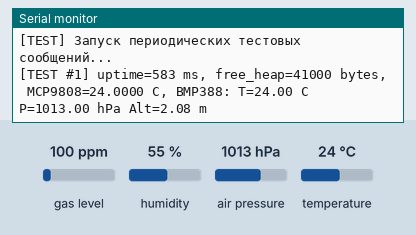
Simulated run of this sketch. Board: ESP32-S3. Shown: the last lines printed to the serial monitor. Wiring (inferred from the names in the program): MCP9808 temperature sensor at I2C address 0x18. The test bench sets the inputs (shaded band); at power-on: air pressure 1013 hPa, temperature 24 °C, gas level 100 ppm, humidity 55 %.

Above: at 1.7 s.
1.8 s: air pressure set to 952 hPa
At 2.7 s:
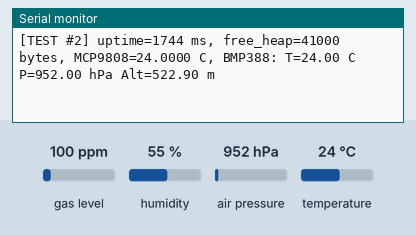
3.3 s: temperature set to 12 °C
At 4.6 s:
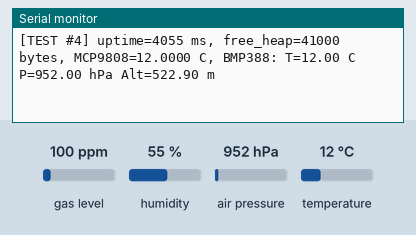
4.8 s: air pressure set to 975 hPa
At 12.25 s:
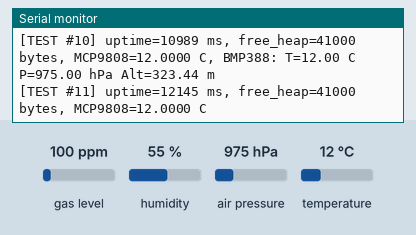

Measured:
- after the input at 3.3 s, the serial monitor: prints a new line after 0.76 s (image 2)
- after the input at 4.8 s, the serial monitor: prints a new line after 0.41 s (image 3)

The sketch:

esp32s3_test.ino
```cpp
// ESP32-S3 self-test sketch
// Выводит в Serial информацию о чипе и периодические тестовые сообщения.
// Board: ESP32-S3 Dev Module. Baud: 115200.
// Совместимо с ядром ESP32 Arduino 2.x и 3.x (только Arduino API, без IDF-заголовков).

#include <Wire.h>
#include <Adafruit_BMP3XX.h>

// На Adafruit QT Py ESP32-S3 две шины I2C:
//   - Wire  (пады):        SDA=GPIO7,  SCL=GPIO6   — сюда припаян MCP9808
//   - Wire1 (STEMMA QT):   SDA=GPIO41, SCL=GPIO40  — сюда подключён BMP388
// Пины обеих шин заданы явно, чтобы всё работало независимо от выбранной в IDE платы.
static const uint8_t PRIMARY_SDA   = 7;
static const uint8_t PRIMARY_SCL   = 6;
static const uint8_t SECONDARY_SDA = 41;  // STEMMA QT
static const uint8_t SECONDARY_SCL = 40;  // STEMMA QT

// MCP9808 — I2C-датчик температуры. Чтение на «голом» Wire, без внешних библиотек.
// Адрес по умолчанию 0x18 (0x18..0x1F при замкнутых A0..A2).
static const uint8_t MCP9808_ADDR     = 0x18;
static const uint8_t MCP9808_REG_TEMP = 0x05;  // ambient temperature
static const uint8_t MCP9808_REG_MFG  = 0x06;  // manufacturer ID == 0x0054
static const uint8_t MCP9808_REG_DEV  = 0x07;  // device ID, старший байт == 0x04

// BMP388 — датчик давления/температуры (Adafruit STEMMA QT), библиотека Adafruit_BMP3XX.
// Адрес по умолчанию 0x77 (0x76 при замкнутой перемычке SDO->GND).
#define SEALEVEL_HPA 1013.25f  // опорное давление на уровне моря для расчёта высоты

static uint32_t counter = 0;
static TwoWire* mcpBus = nullptr;  // шина, на которой найден MCP9808 (nullptr — нет)

static Adafruit_BMP3XX bmp;
static bool        bmpFound   = false;
static const char* bmpBusName = "";
static uint8_t     bmpAddr    = 0x00;

static bool mcp9808ReadReg16(TwoWire& bus, uint8_t reg, uint16_t &out) {
  bus.beginTransmission(MCP9808_ADDR);
  bus.write(reg);
  if (bus.endTransmission(false) != 0) return false;
  if (bus.requestFrom((int)MCP9808_ADDR, 2) != 2) return false;
  out = ((uint16_t)bus.read() << 8) | bus.read();
  return true;
}

static bool mcp9808Detect(TwoWire& bus) {
  uint16_t mfg, dev;
  if (!mcp9808ReadReg16(bus, MCP9808_REG_MFG, mfg)) return false;
  if (!mcp9808ReadReg16(bus, MCP9808_REG_DEV, dev)) return false;
  return (mfg == 0x0054) && ((dev >> 8) == 0x04);
}

// Возвращает температуру в °C, либо NAN при ошибке чтения.
static float mcp9808ReadTempC(TwoWire& bus) {
  uint16_t raw;
  if (!mcp9808ReadReg16(bus, MCP9808_REG_TEMP, raw)) return NAN;
  float temp = (raw & 0x0FFF) / 16.0f;   // 12 бит дробной части (шаг 0.0625 °C)
  if (raw & 0x1000) temp -= 256.0f;       // бит знака
  return temp;
}

// Пробует инициализировать BMP388 на указанной шине (адреса 0x77, затем 0x76).
static bool bmpTryBegin(TwoWire& bus, const char* name) {
  const uint8_t addrs[] = {0x77, 0x76};
  for (uint8_t i = 0; i < 2; i++) {
    if (bmp.begin_I2C(addrs[i], &bus)) {
      bmp.setTemperatureOversampling(BMP3_OVERSAMPLING_8X);
      bmp.setPressureOversampling(BMP3_OVERSAMPLING_4X);
      bmp.setIIRFilterCoeff(BMP3_IIR_FILTER_COEFF_3);
      bmp.setOutputDataRate(BMP3_ODR_50_HZ);
      bmpBusName = name;
      bmpAddr    = addrs[i];
      return true;
    }
  }
  return false;
}

// Проверка состояния линий БЕЗ подтяжек МК: на исправной шине с внешними
// pull-up обе линии в покое читаются как HIGH. LOW = обрыв/КЗ на GND/неконтакт.
static void i2cLineCheck(uint8_t sdaPin, uint8_t sclPin, const char* name) {
  pinMode(sdaPin, INPUT);  // без INPUT_PULLUP — проверяем именно внешнюю подтяжку
  pinMode(sclPin, INPUT);
  delay(2);
  int sda = digitalRead(sdaPin);
  int scl = digitalRead(sclPin);
  Serial.printf("Line check [%s]: SDA(GPIO%u)=%s  SCL(GPIO%u)=%s%s\n",
                name, sdaPin, sda ? "HIGH" : "LOW",
                sclPin, scl ? "HIGH" : "LOW",
                (sda && scl) ? "  OK" : "  <-- ПРОБЛЕМА (ожидается HIGH)");
}

// Сканирует шину и печатает все найденные I2C-адреса.
static void i2cScan(TwoWire& bus, const char* name) {
  Serial.printf("I2C scan [%s]: ", name);
  uint8_t found = 0;
  for (uint8_t addr = 0x08; addr <= 0x77; addr++) {
    bus.beginTransmission(addr);
    if (bus.endTransmission() == 0) {
      Serial.printf("0x%02X ", addr);
      found++;
    }
  }
  if (found == 0) Serial.print("(пусто)");
  Serial.println();
}

void printChipInfo() {
  Serial.println(F("=================================="));
  Serial.println(F(" ESP32-S3 SELF TEST"));
  Serial.println(F("=================================="));

  Serial.printf("Chip model     : %s\n", ESP.getChipModel());
  Serial.printf("Chip cores     : %d\n", ESP.getChipCores());
  Serial.printf("Chip revision  : %d\n", ESP.getChipRevision());
  Serial.printf("CPU frequency  : %u MHz\n", getCpuFrequencyMhz());

  Serial.printf("Flash size     : %u bytes\n", ESP.getFlashChipSize());
  Serial.printf("PSRAM size     : %u bytes\n", ESP.getPsramSize());
  Serial.printf("Free heap      : %u bytes\n", ESP.getFreeHeap());
  Serial.printf("Free PSRAM     : %u bytes\n", ESP.getFreePsram());

  uint64_t mac = ESP.getEfuseMac();
  uint8_t* m = (uint8_t*)&mac;
  Serial.printf("Base MAC       : %02X:%02X:%02X:%02X:%02X:%02X\n",
                m[0], m[1], m[2], m[3], m[4], m[5]);

  Serial.printf("SDK version    : %s\n", ESP.getSdkVersion());
  Serial.println(F("=================================="));
}

void setup() {
  Serial.begin(115200);

  // Ждём подключения монитора порта (актуально для нативного USB CDC у S3)
  uint32_t start = millis();
  while (!Serial && (millis() - start) < 3000) {
    delay(10);
  }

  delay(500);
  Serial.println();
  Serial.println(F("[BOOT] Serial OK"));

  printChipInfo();

  // Сначала диагностика линий (внешние подтяжки должны держать обе линии в HIGH).
  i2cLineCheck(PRIMARY_SDA, PRIMARY_SCL, "Wire/pads");
  i2cLineCheck(SECONDARY_SDA, SECONDARY_SCL, "Wire1/QT");

  // ВАЖНО: на QT Py ESP32-S3 НЕТ подтягивающих резисторов на I2C (ни пады, ни QT).
  // Включаем внутренние pull-up МК как подстраховку (на коротких проводах хватает;
  // для надёжности всё равно поставьте внешние 4.7 кОм SDA->3V3 и SCL->3V3).
  pinMode(PRIMARY_SDA, INPUT_PULLUP);
  pinMode(PRIMARY_SCL, INPUT_PULLUP);
  pinMode(SECONDARY_SDA, INPUT_PULLUP);
  pinMode(SECONDARY_SCL, INPUT_PULLUP);

  // Обе шины с явными пинами — не зависят от выбранной в IDE платы.
  Wire.begin(PRIMARY_SDA, PRIMARY_SCL);
  Wire.setClock(100000);  // 100 кГц — устойчивее при слабой подтяжке/длинных проводах
  i2cScan(Wire, "Wire/pads");

  Wire1.begin(SECONDARY_SDA, SECONDARY_SCL);
  Wire1.setClock(100000);
  i2cScan(Wire1, "Wire1/QT");

  // MCP9808 ищем на обеих шинах (QT, затем пады).
  if (mcp9808Detect(Wire1)) mcpBus = &Wire1;
  if (!mcpBus && mcp9808Detect(Wire)) mcpBus = &Wire;
  if (mcpBus) {
    Serial.printf("MCP9808        : найден на %s (0x%02X)\n",
                  (mcpBus == &Wire) ? "Wire/pads" : "Wire1/QT", MCP9808_ADDR);
  } else {
    Serial.printf("MCP9808        : НЕ найден (0x%02X) — проверьте подключение/адрес\n", MCP9808_ADDR);
  }

  // BMP388 (STEMMA QT) ищем на QT-шине, затем на падах.
  bmpFound = bmpTryBegin(Wire1, "Wire1/QT") || bmpTryBegin(Wire, "Wire/pads");
  if (bmpFound) {
    Serial.printf("BMP388         : найден на %s (0x%02X)\n", bmpBusName, bmpAddr);
  } else {
    Serial.println(F("BMP388         : НЕ найден (0x77/0x76) — проверьте подключение/адрес"));
  }

  Serial.println(F("[TEST] Запуск периодических тестовых сообщений..."));
}

void loop() {
  counter++;

  // При временном сбое чтения пытаемся заново найти датчик на обеих шинах.
  if (!mcpBus) {
#ifdef WIRE1_PIN_DEFINED
    if (mcp9808Detect(Wire1)) mcpBus = &Wire1;
#endif
    if (!mcpBus && mcp9808Detect(Wire)) mcpBus = &Wire;
  }
  float tempC = mcpBus ? mcp9808ReadTempC(*mcpBus) : NAN;

  Serial.printf("[TEST #%u] uptime=%u ms, free_heap=%u bytes",
                counter,
                millis(),
                ESP.getFreeHeap());
  if (isnan(tempC)) {
    Serial.print(", MCP9808=n/a");
    mcpBus = nullptr;
  } else {
    Serial.printf(", MCP9808=%.4f C", tempC);
  }

  if (bmpFound && bmp.performReading()) {
    Serial.printf(", BMP388: T=%.2f C P=%.2f hPa Alt=%.2f m",
                  bmp.temperature,
                  bmp.pressure / 100.0,            // Па -> гПа
                  bmp.readAltitude(SEALEVEL_HPA));
  } else {
    Serial.print(", BMP388=n/a");
  }
  Serial.println();

  delay(1000);
}
```
